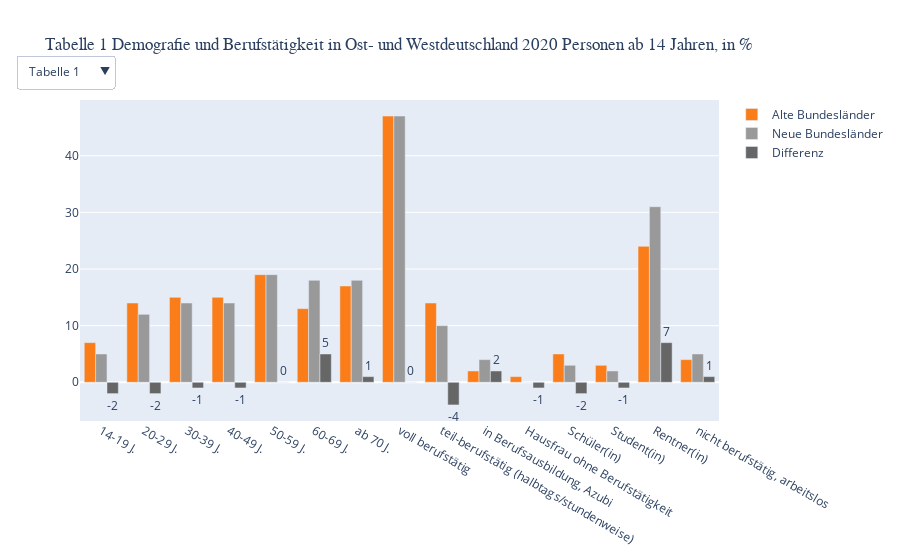

This figure's notebook cell:
### Code cell
import plotly.graph_objects as go

df = tabel_dic[ldl[0]]

fig = go.Figure(data=[
    go.Bar(name="Alte Bundesländer", x=df.index, y=df["Alte Bundesländer"],marker_color='#FA7D19'),
    go.Bar(name="Neue Bundesländer", x=df.index, y=df["Neue Bundesländer"],marker_color='#999999'),
    go.Bar(name="Differenz", x=df.index, y=df["Differenz"],text=df["Differenz"],marker_color='#666666')
])
fig.update_traces(textposition='outside')
fig.update_layout(barmode='group', title=df.index.name,title_font_family='Swiss 721 BT')

fig.update_layout(
    updatemenus=[
        dict(
            buttons=buttons_list,
            direction="down",
            pad={"r": 10, "t": 10},
            showactive=True,
            x=-0.1,
            xanchor="left",
            y=1.17,
            yanchor="top"
        ),
    ]
)

fig.show()

### Figure 1 — Plotly figure (JSON) as saved in the notebook; plotly's stock layout.template omitted (floating-point values rounded to 4 significant figures)
{"data": [{"marker": {"color": "#FA7D19"}, "name": "Alte Bundesländer", "textposition": "outside", "type": "bar", "x": ["14-19 J.", "20-29 J.", "30-39 J.", "40-49 J.", "50-59 J.", "60-69 J.", "ab 70 J.", "voll berufstätig", "teil-berufstätig (halbtags/stundenweise)", "in Berufsausbildung, Azubi", "Hausfrau ohne Berufstätigkeit", "Schüler(in)", "Student(in)", "Rentner(in)", "nicht berufstätig, arbeitslos"], "y": [7, 14, 15, 15, 19, 13, 17, 47, 14, 2, 1, 5, 3, 24, 4]}, {"marker": {"color": "#999999"}, "name": "Neue Bundesländer", "textposition": "outside", "type": "bar", "x": ["14-19 J.", "20-29 J.", "30-39 J.", "40-49 J.", "50-59 J.", "60-69 J.", "ab 70 J.", "voll berufstätig", "teil-berufstätig (halbtags/stundenweise)", "in Berufsausbildung, Azubi", "Hausfrau ohne Berufstätigkeit", "Schüler(in)", "Student(in)", "Rentner(in)", "nicht berufstätig, arbeitslos"], "y": [5, 12, 14, 14, 19, 18, 18, 47, 10, 4, 0, 3, 2, 31, 5]}, {"marker": {"color": "#666666"}, "name": "Differenz", "text": [-2, -2, -1, -1, 0, 5, 1, 0, -4, 2, -1, -2, -1, 7, 1], "textposition": "outside", "type": "bar", "x": ["14-19 J.", "20-29 J.", "30-39 J.", "40-49 J.", "50-59 J.", "60-69 J.", "ab 70 J.", "voll berufstätig", "teil-berufstätig (halbtags/stundenweise)", "in Berufsausbildung, Azubi", "Hausfrau ohne Berufstätigkeit", "Schüler(in)", "Student(in)", "Rentner(in)", "nicht berufstätig, arbeitslos"], "y": [-2, -2, -1, -1, 0, 5, 1, 0, -4, 2, -1, -2, -1, 7, 1]}], "layout": {"barmode": "group", "title": {"font": {"family": "Swiss 721 BT"}, "text": "Tabelle 1 Demografie und Berufstätigkeit in Ost- und Westdeutschland 2020 Personen ab 14 Jahren, in %"}, "updatemenus": [{"buttons": [{"args": ["shapes", [[7, 5, -2], [14, 12, -2], [15, 14, -1], [15, 14, -1], [19, 19, 0], [13, 18, 5], [17, 18, 1], [47, 47, 0], [14, 10, -4], [2, 4, 2], [1, 0, -1], [5, 3, -2], [3, 2, -1], [24, 31, 7], [4, 5, 1]]], "label": "Tabelle 1 ", "method": "update"}, {"args": ["shapes", [[47, 47, 0], [82, 82, 0], [75, 76, 1], [77, 78, 1], [48, 50, 2], [69, 68, -1], [48, 52, 4]]], "label": "Tabelle 12", "method": "update"}, {"args": ["shapes", [[47, 45, -2], [81, 80, -1], [61, 65, 4], [82, 83, 1], [49, 52, 3], [57, 64, 7], [42, 48, 6]]], "label": "Tabelle 13", "method": "update"}, {"args": ["shapes", [[82, 82, 0], [71, 74, 3], [70, 82, 12], [22, 29, 7], [81, 80, -1], [74, 64, -10], [27, 31, 4], [92, 93, 1], [92, 91, -1]]], "label": "Tabelle 15", "method": "update"}, {"args": ["shapes", [[48, 50, 2], [52, 55, 3], [56, 67, 11], [24, 25, 1], [49, 52, 3], [54, 49, -5], [29, 31, 2], [74, 75, 1], [70, 69, -1]]], "label": "Tabelle 16", "method": "update"}, {"args": ["shapes", [[75, 76, 1], [76, 76, 0], [65, 66, 1], [93, 93, 0], [61, 65, 4], [56, 57, 1], [85, 84, -1], [51, 58, 7], [39, 42, 3]]], "label": "Tabelle 17", "method": "update"}, {"args": ["shapes", [[85, 79, -6], [84, 79, -5], [63, 57, -6], [79, 76, -3], [83, 79, -4], [71, 69, -2], [65, 63, -2], [67, 62, -5]]], "label": "Tabelle 20", "method": "update"}, {"args": ["shapes", [[80, 71, -9], [34, 34, 0], [85, 79, -6], [60, 57, -3], [52, 49, -3], [35, 46, 11], [63, 66, 3], [81, 80, -1], [26, 32, 6]]], "label": "Tabelle 23", "method": "update"}, {"args": ["shapes", [[83, 76, -7], [33, 36, 3], [83, 79, -4], [53, 52, -1], [30, 26, -4], [45, 48, 3], [35, 26, -9], [86, 85, -1], [40, 42, 2]]], "label": "Tabelle 24", "method": "update"}, {"args": ["shapes", [[61, 53, -8], [29, 31, 2], [67, 62, -5], [49, 44, -5], [35, 30, -5], [35, 36, 1], [36, 33, -3], [64, 61, -3], [50, 46, -4]]], "label": "Tabelle 25", "method": "update"}, {"args": ["shapes", [[65, 60, -5], [66, 66, 0], [79, 76, -3], [71, 69, -2], [93, 92, -1], [82, 81, -1], [91, 93, 2], [65, 65, 0], [81, 79, -2]]], "label": "Tabelle 28", "method": "update"}, {"args": ["shapes", [[72, 64, -8], [27, 34, 7], [71, 69, -2], [42, 43, 1], [57, 61, 4], [51, 61, 10], [70, 70, 0], [79, 78, -1], [46, 47, 1]]], "label": "Tabelle 29", "method": "update"}, {"args": ["shapes", [[55, 51, -4], [34, 38, 4], [65, 63, -2], [45, 48, 3], [82, 86, 4], [57, 63, 6], [83, 86, 3], [65, 64, -1], [54, 48, -6]]], "label": "Tabelle 30", "method": "update"}, {"args": ["shapes", [[51, 50, -1], [32, 34, 2], [11, 13, 2], [6, 4, -2], [83, 84, 1], [17, 17, 0]]], "label": "Tabelle 31", "method": "update"}, {"args": ["shapes", [[9, 6, -3], [64, 60, -4], [22, 28, 6], [5, 6, 1], [73, 66, -7], [27, 34, 7]]], "label": "Tabelle 33", "method": "update"}], "direction": "down", "pad": {"r": 10, "t": 10}, "showactive": true, "x": -0.1, "xanchor": "left", "y": 1.17, "yanchor": "top"}]}}
